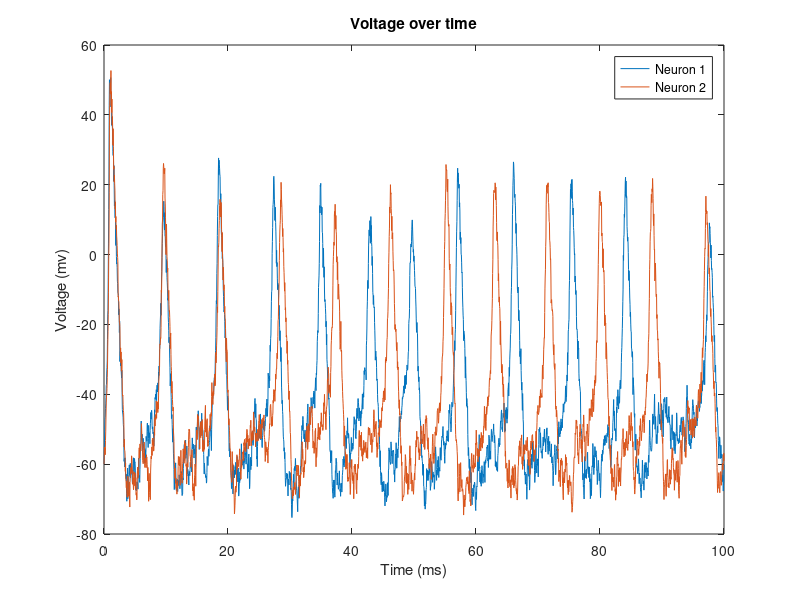
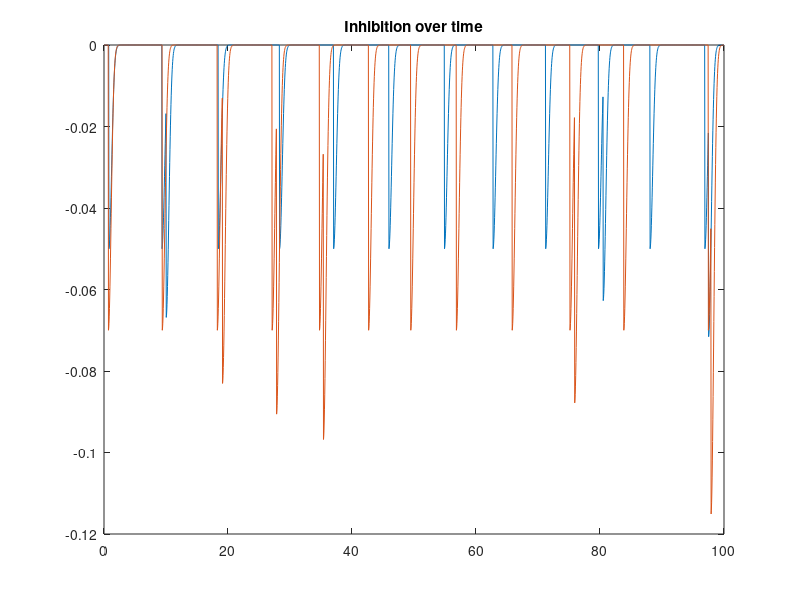
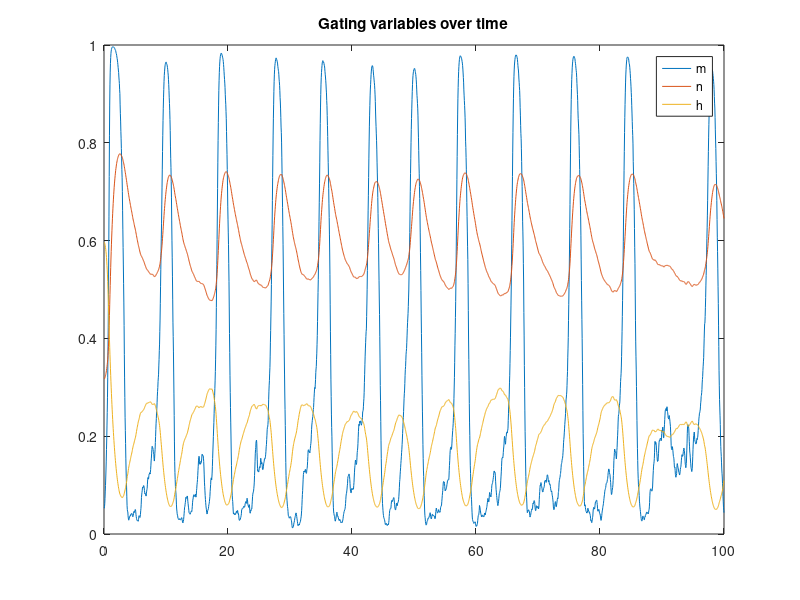

Here is the MATLAB script that generated these plots, in order:
%Constants
Cm=0.01; % Membrane Capacitance
dt=0.04;
t=0:dt:100;
ENa=55.17; % Na reversal potential
EK=-72.14; % K reversal potential
El=-49.42; % Leakage reversal potential
g_Na=1.2; % Na conductance
g_K=0.36; % K conductance
g_l=0.003; % Leakage conductance

A1=.05; %controls the strength of inhibition
A2=.07;

%Initial values neuron 1
V(1)=-60; % Membrane voltage
alpha_m(1)=0.1*(V(1)+35)/(1-exp(-(V(1)+35)/10));
beta_m(1)=4.0*exp(-0.0556*(V(1)+60));
alpha_n(1)=0.01*(V(1)+50)/(1-exp(-(V(1)+50)/10));
beta_n(1)=0.125*exp(-(V(1)+60)/80);
alpha_h(1)=0.07*exp(-0.05*(V(1)+60));
beta_h(1)=1/(1+exp(-(0.1)*(V(1)+30)));

stimulus1(1)=.7; %External current
I1(1)=0; %inhibition
time1=0; %time since neuron 1 has fired

m(1)=alpha_m(1)/(alpha_m(1)+beta_m(1));
n(1)=alpha_n(1)/(alpha_n(1)+beta_n(1));
h(1)=alpha_h(1)/(alpha_h(1)+beta_h(1));


%Initial values neuron 2
V2(1)=-60; % Membrane voltage
alpha2_m(1)=0.1*(V2(1)+35)/(1-exp(-(V2(1)+35)/10));
beta2_m(1)=4.0*exp(-0.0556*(V2(1)+60));
alpha2_n(1)=0.01*(V2(1)+50)/(1-exp(-(V2(1)+50)/10));
beta2_n(1)=0.125*exp(-(V2(1)+60)/80);
alpha2_h(1)=0.07*exp(-0.05*(V2(1)+60));
beta2_h(1)=1/(1+exp(-(0.1)*(V2(1)+30)));

stimulus2(1)=.5;
I2(1)=0;
time2=0; %time since neuron 2 has fired

m2(1)=alpha2_m(1)/(alpha2_m(1)+beta2_m(1));
n2(1)=alpha2_n(1)/(alpha2_n(1)+beta2_n(1));
h2(1)=alpha2_h(1)/(alpha2_h(1)+beta2_h(1));

%begin loop
for i=1:length(t)-1

 %Euler method for m,n,h
 m(i+1)=m(i)+dt*((alpha_m(i)*(1-m(i)))-(beta_m(i)*m(i)));
 n(i+1)=n(i)+dt*((alpha_n(i)*(1-n(i)))-(beta_n(i)*n(i)));
 h(i+1)=h(i)+dt*((alpha_h(i)*(1-h(i)))-(beta_h(i)*h(i)));
 
 m2(i+1)=m2(i)+dt*((alpha2_m(i)*(1-m2(i)))-(beta2_m(i)*m2(i)));
 n2(i+1)=n2(i)+dt*((alpha2_n(i)*(1-n2(i)))-(beta2_n(i)*n2(i)));
 h2(i+1)=h2(i)+dt*((alpha2_h(i)*(1-h2(i)))-(beta2_h(i)*h2(i)));

 %Euler method for V
 INa=g_Na*m(i)^3*h(i)*(V(i)-ENa);
 IK=g_K*n(i)^4*(V(i)-EK);
 Il=g_l*(V(i)-El);
 
 INa2=g_Na*m2(i)^3*h2(i)*(V2(i)-ENa);
 IK2=g_K*n2(i)^4*(V2(i)-EK);
 Il2=g_l*(V2(i)-El);
 
 V(i+1)=V(i)+(dt)*((1/Cm)*(I1(1)+stimulus1(i)-(INa+IK+Il)));
 
 V2(i+1)=V2(i)+(dt)*((1/Cm)*(I2(1)+stimulus2(i)-(INa2+IK2+Il2)));
 
 %check if either neuron fires
 if V(i+1)>0 && V(i)<=0
    I2(i+1)=I2(i)-A2; %if neuron 1 has fired, inhibit neuron 2
    time1=0; 
 else
    time1=time1+dt;
    I2(i+1)=I2(i)*exp(-time1/5); %otherwise, exponential decay of the inhibition term
 end
  
 if V2(i+1)>0 && V2(i)<=0
    I1(i+1)=I1(i)-A1;
    time2=0;
 else
    time2=time2+dt;
    I1(i+1)=I1(i)*exp(-time2/5);
 end
 
 %recalculating alpha and beta values
 alpha_m(i+1)=0.1*(V(i+1)+35)/(1-exp(-(V(i+1)+35)/10));
 beta_m(i+1)=4.0*exp(-0.0556*(V(i+1)+60));
 alpha_n(i+1)=0.01*(V(i+1)+50)/(1-exp(-(V(i+1)+50)/10));
 beta_n(i+1)=0.125*exp(-(V(i+1)+60)/80);
 alpha_h(i+1)=0.07*exp(-0.05*(V(i+1)+60));
 beta_h(i+1)=1/(1+exp(-(0.1)*(V(i+1)+30)));
 
 alpha2_m(i+1)=0.1*(V2(i+1)+35)/(1-exp(-(V2(i+1)+35)/10));
 beta2_m(i+1)=4.0*exp(-0.0556*(V2(i+1)+60));
 alpha2_n(i+1)=0.01*(V2(i+1)+50)/(1-exp(-(V2(i+1)+50)/10));
 beta2_n(i+1)=0.125*exp(-(V2(i+1)+60)/80);
 alpha2_h(i+1)=0.07*exp(-0.05*(V2(i+1)+60));
 beta2_h(i+1)=1/(1+exp(-(0.1)*(V2(i+1)+30)));
 
 %update stimulus (white noise) values
 stimulus1(i+1)=normrnd(.5,.6);
 stimulus2(i+1)=normrnd(.5,.6);
 
end

figure(1)
plot(t,V,t,V2)
xlabel('Time (ms)')
ylabel('Voltage (mv)')
title('Voltage over time')
legend('Neuron 1','Neuron 2')

figure(2)
plot(t,I1,t,I2)
title('Inhibition over time')

figure(3)
plot(t,m,t,n,t,h)
title('Gating variables over time')
legend('m','n','h')